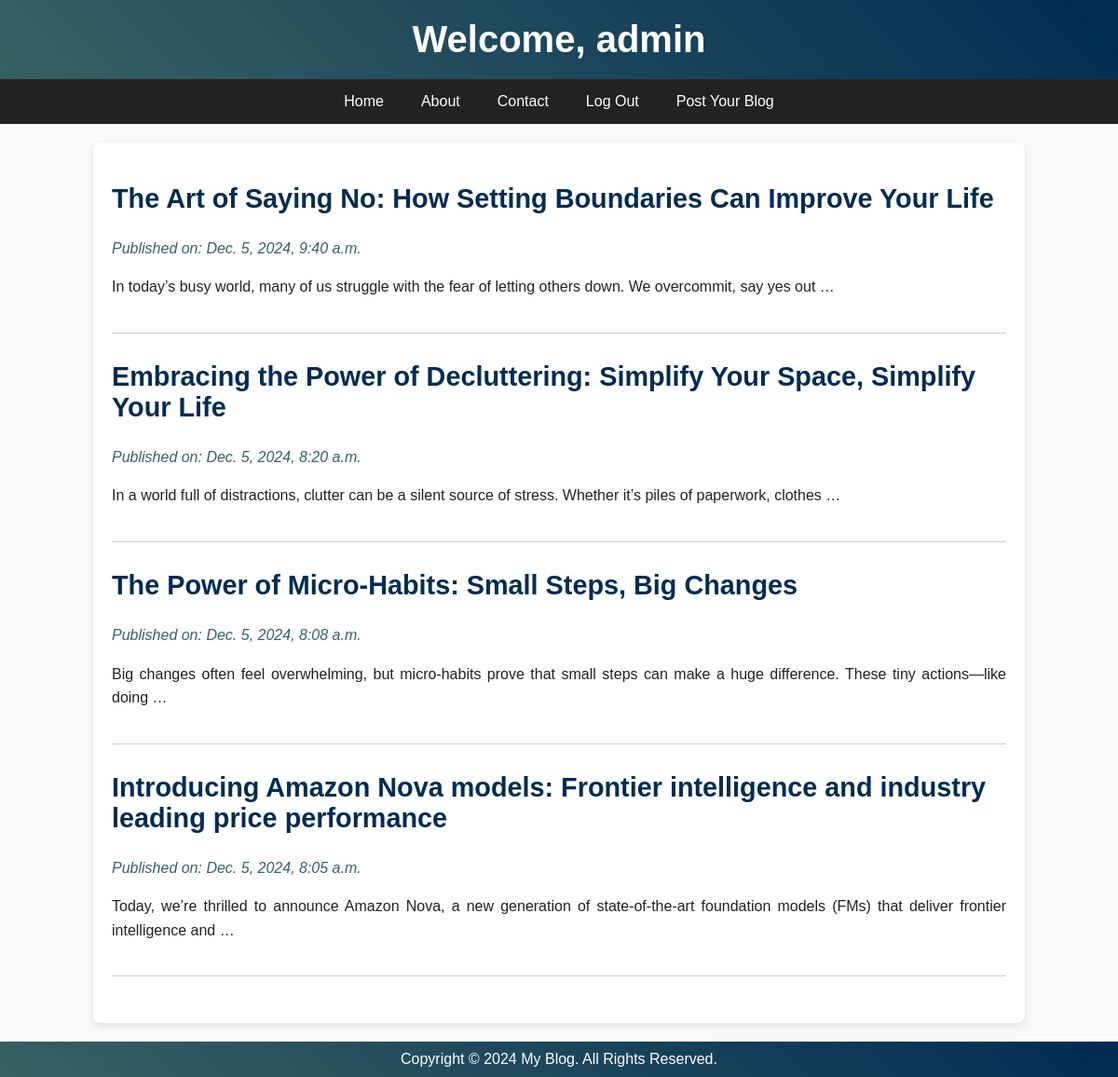
The app's page / (signed in) with its own data.
### posts/models.py (models this page shows)
class blog(models.Model):
    title = models.CharField(max_length=100)
    detail = models.CharField(max_length=1000000000000)
    created_at = models.DateTimeField(default=datetime.now,blank=True)

### posts/views.py (the view)
# urls.py: path('',views.index,name='index'),
def index(request):
    posts = blog.objects.all()
    return render(request,'index.html',{'posts':posts})

### template/index.html (shortened to what this page needs)
<!DOCTYPE html>
<html lang="en">
<head>
</head>
<body>
    <header>
        {% if user.is_authenticated %}
        <h1>Welcome, {{user.username}}</h1>
        {% else %}
        <h1>Welcome</h1>
        {%endif%}
    </header>
    <nav>
        <a href="#">Home</a>
        <a href="#">About</a>
        <a href="#">Contact</a>
        {% if user.is_authenticated %}
        <a href="logout">Log Out</a>
        {% else %}
        <a href="login">Join Us</a>
        {%endif%}
        <a href="create">Post Your Blog</a>
    </nav>
    <div class="container">
        {%for post in posts reversed%}
        <div class="post">
            <a href="post/{{post.id}}" style="text-decoration:none;">
                <h2 style="color: #012c53; ">{{post.title}}</h2>
                <p class="date" style="color: #386163;">Published on: {{post.created_at}}</p>
                <p style="color: #222;">{{post.detail|truncatewords:20}}</p>
            </a>
        </div>
        {% endfor %}
    </div>
    <footer>
        <p>Copyright &copy; 2024 My Blog. All Rights Reserved.</p>
    </footer>
</body>
</html>

### template/index.html (style rules this page uses)
body { font-family: 'Arial', sans-serif; margin: 0; padding: 0; background: #f9f9f9; color: #333; }
header { background: linear-gradient(45deg, #386163, #012c53); color: #fff; text-align: center; padding: 20px; }
header h1 { font-size: 2.5em; margin: 0; }
nav { display: flex; justify-content: center; background: #222; }
nav a { color: #fff; text-decoration: none; padding: 15px 20px; font-size: 1em; transition: background 0.3s, color 0.3s; }
.container { width: 80%; margin: auto; overflow: hidden; padding: 20px; background: #fff; box-shadow: 0 4px 8px rgba(0, 0, 0, 0.1); border-radius: 8px; margin-top: 20px; }
.post { margin-bottom: 30px; border-bottom: 1px solid #ccc; padding-bottom: 20px; }
.post h2 { font-size: 1.8em; color: #023852; transition: color 0.3s, transform 0.3s; cursor: pointer; }
.post p { text-align: justify; color: #555; line-height: 1.6; }
.post p.date { color: #999; font-style: italic; margin-bottom: 10px; }
footer { text-align: center; padding: 10px; background: linear-gradient(45deg, #386163, #012c53); color: #fff; margin-top: 20px; }
footer p { margin: 0; font-size: 1em; }

### records on screen
blog: title "The Art of Saying No: How Setting Boundaries Can Improve Your Life", created_at "Dec. 5, 2024, 9:40 a.m.", detail "In today’s busy world, many of us struggle with the fear of letting others down. We overcommit, say yes out …"
blog: title "Embracing the Power of Decluttering: Simplify Your Space, Simplify Your Life", created_at "Dec. 5, 2024, 8:20 a.m.", detail "In a world full of distractions, clutter can be a silent source of stress. Whether it’s piles of paperwork, clothes …"
blog: title "The Power of Micro-Habits: Small Steps, Big Changes", created_at "Dec. 5, 2024, 8:08 a.m.", detail "Big changes often feel overwhelming, but micro-habits prove that small steps can make a huge difference. These tiny actions—like doing …"
blog: title "Introducing Amazon Nova models: Frontier intelligence and industry leading price performance", created_at "Dec. 5, 2024, 8:05 a.m.", detail "Today, we’re thrilled to announce Amazon Nova, a new generation of state-of-the-art foundation models (FMs) that deliver frontier intelligence and …"

### other values on screen
{{ user.username }} "admin"
